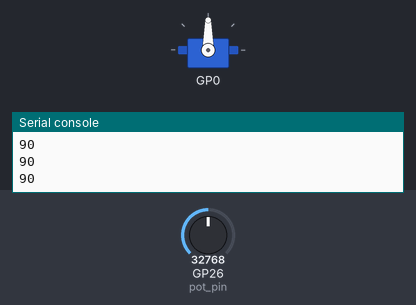
Bench run of a program on a simulated Raspberry Pi Pico running MicroPython. On the bench: servo, the last lines printed to the serial console. The inputs (shaded band) are chosen by the test bench; at power-on: GP26 (pot_pin) = 32768 (analog values on the 0–65535 scale).

Above: at 2.1 s.
2.2 s: GP26 (pot_pin) set to 45874
At 2.5 s:
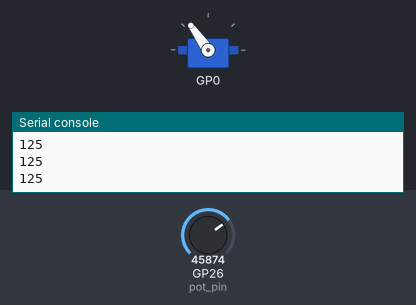
3.7 s: GP26 (pot_pin) set to 57670
At 4.8 s:
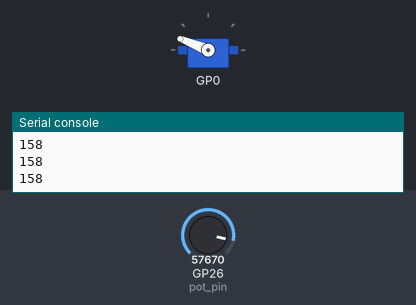
5.2 s: GP26 (pot_pin) set to 19660
At 5.9 s:
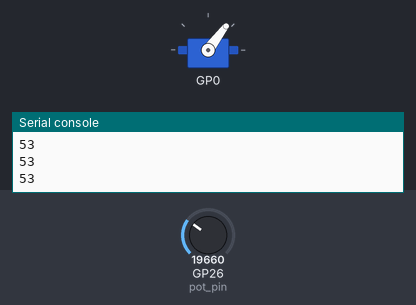
6.7 s: GP26 (pot_pin) set to 7864
At 7.3 s:
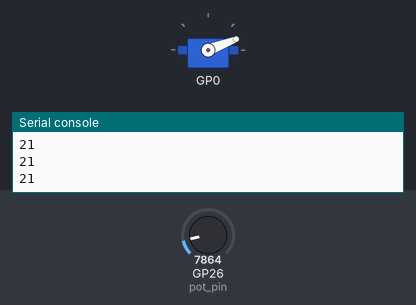
8.2 s: GP26 (pot_pin) set to 0
At 9.4 s:
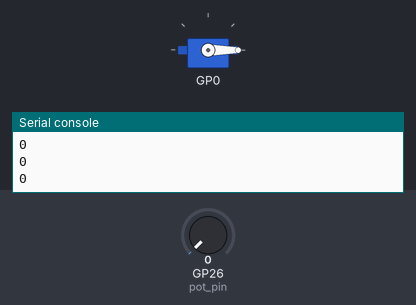
9.7 s: GP26 (pot_pin) set to 65535
At 10.5 s:
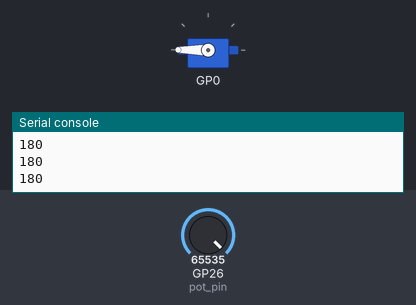
Timing chart, 0 to 12.2 s (numbered marks = the images above; inputs shaded):
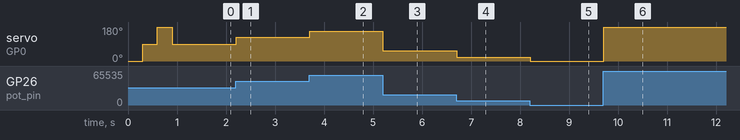

Measured:
- after the input at 2.2 s, servo on GP0: 90° → 125° at once
- after the input at 3.7 s, servo on GP0: 125° → 158° at once
- after the input at 5.2 s, servo on GP0: 158° → 53° at once
- after the input at 6.7 s, servo on GP0: 53° → 21° at once
- after the input at 8.2 s, servo on GP0: 21° → 0° at once
- after the input at 9.7 s, servo on GP0: 0° → 180° at once

The program:

09_servo_library.py
```python
# INSTALL    micropython-servo   FROM   Tools -> Manage packages...

from machine import Pin, ADC
import time
from servo import Servo


pot_pin = ADC(Pin(26))


# now we are using the servo-dedicated library
# keep the signal pin on GPIO0
my_servo = Servo(pin_id=0)


# let's do some quick moves before getting into the loop
delay = 0.3


my_servo.write(0) # servo angle = 0
time.sleep(delay)

my_servo.write(90) # servo angle = 90
time.sleep(delay)

my_servo.write(180) # servo angle = 180
time.sleep(delay)


while True:

    # read the analog signal
    pot_value = pot_pin.read_u16()

    # simply map the 16-bit analog into [0 : 180] to get an angle
    servo_angle = int((pot_value / 65535) * 180)

    print(servo_angle)

    my_servo.write(servo_angle)

    # let's add some delay to keep things look smooth
    time.sleep(0.01)
```
